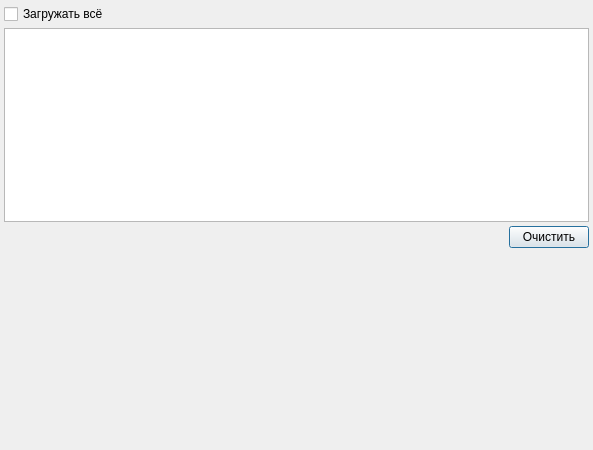
<ui version="4.0" >
 <class>ImportNSI_Wizard_2</class>
 <widget class="QDialog" name="ImportNSI_Wizard_2" >
  <property name="windowModality" >
   <enum>Qt::NonModal</enum>
  </property>
  <property name="geometry" >
   <rect>
    <x>0</x>
    <y>0</y>
    <width>593</width>
    <height>450</height>
   </rect>
  </property>
  <property name="windowTitle" >
   <string>Список справочников</string>
  </property>
  <layout class="QGridLayout" >
   <property name="margin" >
    <number>4</number>
   </property>
   <property name="spacing" >
    <number>4</number>
   </property>
   <item row="2" column="0" >
    <widget class="QSplitter" name="splitterTree" >
     <property name="orientation" >
      <enum>Qt::Horizontal</enum>
     </property>
     <widget class="QTableWidget" name="tblEvents" />
    </widget>
   </item>
   <item row="3" column="0" >
    <layout class="QHBoxLayout" >
     <property name="spacing" >
      <number>6</number>
     </property>
     <property name="margin" >
      <number>0</number>
     </property>
     <item>
      <spacer>
       <property name="orientation" >
        <enum>Qt::Horizontal</enum>
       </property>
       <property name="sizeHint" stdset="0" >
        <size>
         <width>40</width>
         <height>20</height>
        </size>
       </property>
      </spacer>
     </item>
     <item>
      <widget class="QPushButton" name="btnClearSelection" >
       <property name="text" >
        <string>Очистить</string>
       </property>
      </widget>
     </item>
    </layout>
   </item>
   <item row="0" column="0" >
    <layout class="QHBoxLayout" >
     <item>
      <widget class="QCheckBox" name="chkImportAll" >
       <property name="text" >
        <string>Загружать всё</string>
       </property>
      </widget>
     </item>
     <item>
      <spacer>
       <property name="orientation" >
        <enum>Qt::Horizontal</enum>
       </property>
       <property name="sizeHint" stdset="0" >
        <size>
         <width>40</width>
         <height>20</height>
        </size>
       </property>
      </spacer>
     </item>
    </layout>
   </item>
   <item row="4" column="0" >
    <widget class="QLabel" name="statusLabel" >
     <property name="text" >
      <string/>
     </property>
    </widget>
   </item>
  </layout>
 </widget>
 <resources/>
 <connections/>
</ui>
